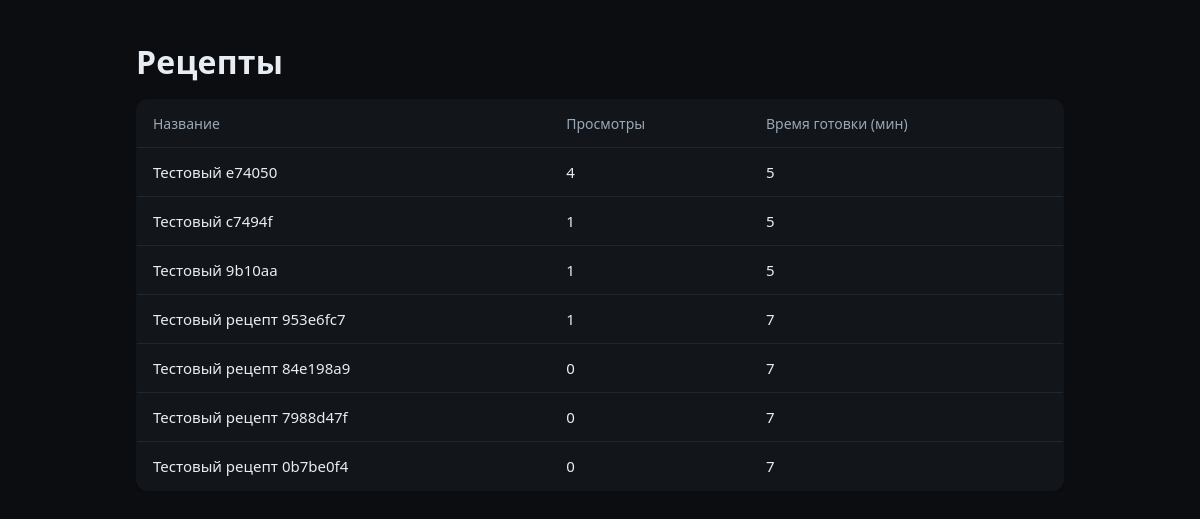
Page /recipes on the committed database.
### hw1/models.py (models this page shows, shortened)
class Recipe(Base):
    __tablename__ = "recipes"
    id: Mapped[int] = mapped_column(primary_key=True)
    name: Mapped[str] = mapped_column(unique=True)
    views: Mapped[int] = mapped_column(default=0)
    cook_time: Mapped[int]
    description: Mapped[str]
    ingredients: Mapped[list["Ingredient"]] = relationship(
        back_populates="recipe",
        cascade="all, delete-orphan",
        lazy="selectin",
    )

### hw1/routes.py (the view)
@router.get(
    "/recipes",
    summary="HTML-страница с таблицей рецептов",
    response_class=HTMLResponse,
)
async def recipes_page(
    request: Request, session: AsyncSession = Depends(get_session)
) -> Any:
    statement = select(Recipe).order_by(
        desc(Recipe.views), asc(Recipe.cook_time), asc(Recipe.id)
    )
    result = await session.execute(statement)
    recipes = result.scalars().all()
    rows = [ [row.name, row.views, row.cook_time] for row in recipes]
    links = [request.url_for("recipe_detail", recipe_id=row.id) for row in recipes]
    return templates.TemplateResponse(
        request, "recipes.html", {"rows": rows, "links": links}
    )

### hw1/templates/recipes.html (shortened to what this page needs)
{% extends "base.html" %}
{% from "partials/table.html" import render_table %}
{% block content %}
  <h1>Рецепты</h1>
  <div class="table-responsive">
    {{ render_table(
      ["Название", "Просмотры", "Время готовки (мин)"],
      rows,
      classes="table table--hover",
      links=links
    ) }}
  </div>
{% endblock %}

### hw1/templates/base.html (shortened to what this page needs)
<!doctype html>
<html lang="ru">
<head>
  <link rel="stylesheet" href="{{ request.url_for('static', path='styles.css') }}">
</head>
<body>
  <main class="container">
    {% block content %}{% endblock %}
  </main>
</body>
</html>

### hw1/templates/partials/table.html
{% macro render_table(headers, rows, classes="table table--hover", links=None) %}
<table class="{{ classes }}">
  <thead>
    <tr>
      {% for h in headers %}<th>{{ h }}</th>{% endfor %}
    </tr>
  </thead>
  <tbody>
    {% if rows and rows|length %}
      {% for row in rows %}
        {% if links and links[loop.index0] %}
          <tr class="row-link" onclick="window.location='{{ links[loop.index0] }}'">
        {% else %}
          <tr>
        {% endif %}
          {% for cell in row %}
            <td>{{ cell }}</td>
          {% endfor %}
        </tr>
      {% endfor %}
    {% else %}
      <tr><td colspan="{{ headers|length }}" class="empty">Нет данных</td></tr>
    {% endif %}
  </tbody>
</table>
{% endmacro %}

### hw1/static/styles.css (style rules this page uses)
:root { --bg:#0b0d10; --surface:#12161b; --text:#e7edf3; --muted:#9ba7b4; --accent:#52a8ff; --grid:#1f2630; }
* { box-sizing: border-box; }
html,body { margin:0; padding:0; background:var(--bg); color:var(--text); font-family:system-ui,-apple-system,"Segoe UI",Roboto,Arial,sans-serif; }
.container { max-width: 960px; margin: 40px auto; padding: 0 16px; }
h1 { margin: 0 0 16px; font-weight: 600; letter-spacing: 0.2px; }
.table-responsive { width: 100%; overflow-x: auto; }
.table { width: 100%; border-collapse: collapse; background: var(--surface); border: 1px solid var(--grid); border-radius: 12px; overflow: hidden; box-shadow: 0 6px 24px rgba(0,0,0,0.25); }
.table thead th { text-align: left; padding: 14px 16px; border-bottom: 1px solid var(--grid); color: var(--muted); font-weight: 500; font-size: 14px; }
.table tbody td { padding: 14px 16px; border-bottom: 1px solid var(--grid); font-size: 15px; }
tbody tr:last-child td { border-bottom: none; }
.row-link { cursor: pointer; }

### rows in the picture
Recipe: name "Тестовый e74050", row "4" "5"
Recipe: name "Тестовый c7494f", row "1" "5"
Recipe: name "Тестовый 9b10aa", row "1" "5"
Recipe: name "Тестовый рецепт 953e6fc7", row "1" "7"
Recipe: name "Тестовый рецепт 84e198a9", row "0" "7"
Recipe: name "Тестовый рецепт 7988d47f", row "0" "7"
Recipe: name "Тестовый рецепт 0b7be0f4", row "0" "7"

### other values in the picture
{{ h }} "Название" "Просмотры" "Время готовки (мин)"
